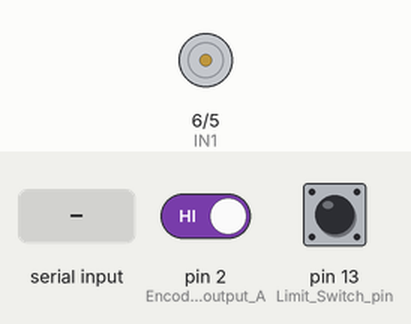
Simulated run of this sketch. Board: Arduino Uno, built with avr-gcc and run on an emulated ATmega328P. On the bench: motor-driver pin pairs drawn as motors (green arrow = first pin HIGH = forward, orange = second pin HIGH = backward, longer = more drive, scaled by the enable pin). The test bench sets the inputs (shaded band); at power-on: pin 2 (Encoder_output_A) HIGH, pin 13 (Limit_Switch_pin) HIGH. What the sketch prints to the serial monitor is not drawn.

Above: at 1.2 s.
1.3 s: "90,45\n" received over Serial
At 2.13 s:
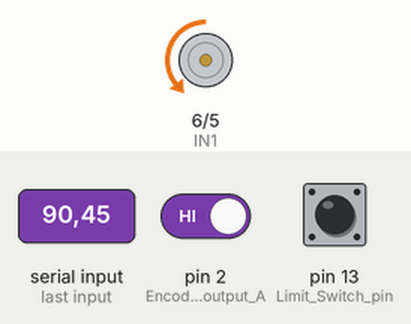
At 5.2 s:
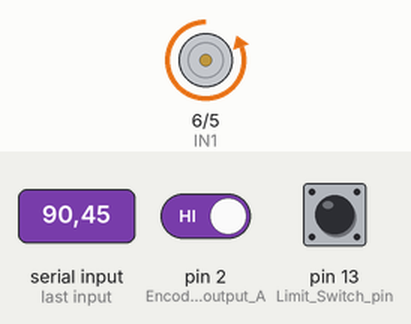
Timing chart, 0 to 6.7 s (numbered marks = the images above; inputs shaded):
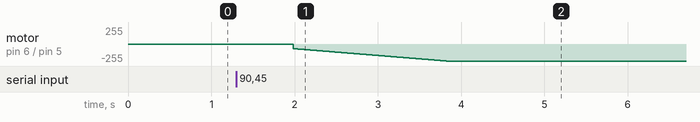

The sketch:

Cascaded.ino
```cpp
#include <TimerOne.h>
#include <PID_v1.h>

#define Limit_Switch_pin 13
#define Encoder_output_A 2 // pin2 of the Arduino
#define Encoder_output_B 3 // pin 3 of the Arduino
#define PWMPin 11
int IN2 = 5;
int IN1 = 6;

int b, a;
double Count_pulses = 0;
double PWM;
double Setpoint = 0;
double Distance = 0, pos_d=0, velocity_i=0;
double pos_d_prev = 0, velocity, Distance_prev=0;

int flag = 0;
/**/
double cm_pulses = (0.02918989223);
/**/
double velocity_read = 0;
/**/

double Kp_pos=5, Ki_pos=0, Kd_pos=0;
double Kp_vel=2.0*0.4*0.1, Ki_vel=450.0*0.4*0.1, Kd_vel=0;

//double Kp_pos_low=Kp_pos*0.1, Ki_pos_low=Ki_pos*0.1, Kd_pos_low=0;
//double Kp_vel_low=Kp_vel*0.1, Ki_vel_low=Ki_vel*0.1, Kd_vel_low=0;

/**/
PID PIDPosition(&Distance, &velocity, &Setpoint, Kp_pos, Ki_pos, Kd_pos, DIRECT);
PID PIDVelocity(&velocity_read, &PWM, &velocity, Kp_vel, Ki_vel, Kd_vel, DIRECT);


long prevT_i;
long prevTA_i, prevTB_i;

void setup() {
  Serial.begin(115200); // activates the serial communication
  pinMode(Limit_Switch_pin, INPUT_PULLUP);
    pinMode(Encoder_output_A,INPUT); // sets the Encoder_output_A pin as the input
    pinMode(Encoder_output_B,INPUT);
    pinMode(PWMPin, OUTPUT);   // sets the Encoder_output_B pin as the input
    pinMode(IN1,OUTPUT); // sets the Encoder_output_A pin as the input
    pinMode(IN2,OUTPUT);
//    attachInterrupt(digitalPinToInterrupt(Encoder_output_A),DC_Motor_Encoder,RISING);
    attachInterrupt(digitalPinToInterrupt(Encoder_output_A), DC_Motor_EncoderA, CHANGE);

    Timer1.initialize(5000); // initialize timer1, and set a 1/2 second period
    Timer1.attachInterrupt(dataAqu); // attaches callback() as a timer overflow interrupt}

    //turn the PID on
    PIDPosition.SetMode(AUTOMATIC);
    PIDPosition.SetOutputLimits(-7, 7);
    PIDVelocity.SetMode(AUTOMATIC);
    PIDVelocity.SetOutputLimits(-255, 255);
    prevT_i =micros();
    prevTA_i =micros();
    prevTB_i =micros();
    PIDPosition.SetSampleTime(4.5);
    PIDVelocity.SetSampleTime(4.5);

}

void loop() {

  if (digitalRead(Limit_Switch_pin) == LOW && flag == 0){
    Setpoint = 0;
    Count_pulses = 0;
    flag = 1;
  }
  if (digitalRead(Limit_Switch_pin) == LOW && flag == 1){
    Setpoint = 1.5;
    flag = 0;
  }

  Serial.print(digitalRead(Limit_Switch_pin));
  Serial.print(',');
 Serial.print(PWM);
 Serial.print(',');
 Serial.print(velocity_read);
 Serial.print(',');
 Serial.println(Distance);

 if (Setpoint == 0){
  Serial.println("Enter your distance.");
    while (Serial.available() == 0)
    { //Wait for user input
      }
  Setpoint = (double)Serial.parseFloat();
   }


}

void dataAqu(){

  int puls = 0, vel = 0;

  noInterrupts(); // disable interrupts temporarily while reading
  puls = Count_pulses;
  vel = velocity_i;
  interrupts();

  Distance = puls * cm_pulses;
  velocity_read = vel * cm_pulses * (((Distance-Distance_prev) == 0) ? 0: 1);

  PIDVelocity.SetTunings(Kp_vel, abs(PWM) == 255 ? 0: Ki_vel, Kd_vel);
  PIDPosition.Compute();
  PIDVelocity.Compute();
  setMotor(PWM, PWMPin);


  Distance_prev = Distance;


}

void DC_Motor_Encoder() {
  b=digitalRead(Encoder_output_B);
  int increment = 0;
  if(b>0){
   increment = 1;
   Count_pulses++;
  }
  else{
    increment = -1;
    Count_pulses--;
  }
  pos_d = pos_d + increment;
  long currT = micros();
  float deltaT = ((float) (currT - prevT_i))/(1.0e6);
  velocity_i = increment/deltaT;
  prevT_i = currT;


}
void DC_Motor_EncoderA() {
  b = digitalRead(Encoder_output_B);

  a = digitalRead(Encoder_output_A);
  int increment = 0;
  if (a == LOW){
    if(b == HIGH){
     increment = 1;
     Count_pulses++;
    }
    else{
      increment = -1;
      Count_pulses--;
    }
  } else {
    if(b == LOW){
     increment = 1;
     Count_pulses++;
    }
    else{
      increment = -1;
      Count_pulses--;
    }
  }

  pos_d = pos_d + increment;
  long currT = micros();
  float deltaT = ((float) (currT - prevTA_i))/(1.0e6);
  velocity_i = increment/deltaT;
  prevTA_i = currT;
}

void DC_Motor_EncoderB() {
  a = digitalRead(Encoder_output_A);

  b = digitalRead(Encoder_output_B);

  int increment = 0;
  if (b == HIGH){
    if(a == HIGH){
     increment = 1;
     Count_pulses++;
    }
    else{
      increment = -1;
      Count_pulses--;
    }
  } else {
    if(a == LOW){
     increment = 1;
     Count_pulses++;
    }
    else{
      increment = -1;
      Count_pulses--;
    }
  }

  pos_d = pos_d + increment;
  long currT = micros();
  float deltaT = ((float) (currT - prevTB_i))/(1.0e6);
  velocity_i = increment/deltaT;
  prevTB_i = currT;

}

void setMotor(double pwmVal, int pwmpin){


  if(pwmVal > 0){
    if (pwmVal > 70){
      analogWrite(pwmpin,pwmVal);
    } else{
      analogWrite(pwmpin,0);
    }
    IN2 = 6;
    IN1 = 5;

  }
  else{
    IN2 = 5;
    IN1 = 6;
    if (pwmVal < -70){
    analogWrite(pwmpin,-pwmVal);
    } else {
      analogWrite(pwmpin,0);
    }

  }
  digitalWrite(IN1,HIGH);
  digitalWrite(IN2,LOW);


}
```

Measured:
- after the input at 1.3 s, motor on pin 6 (IN1) / pin 5 (IN2): moves from stopped to backward 255/255 over 1.8 s, starting after 0.69 s
